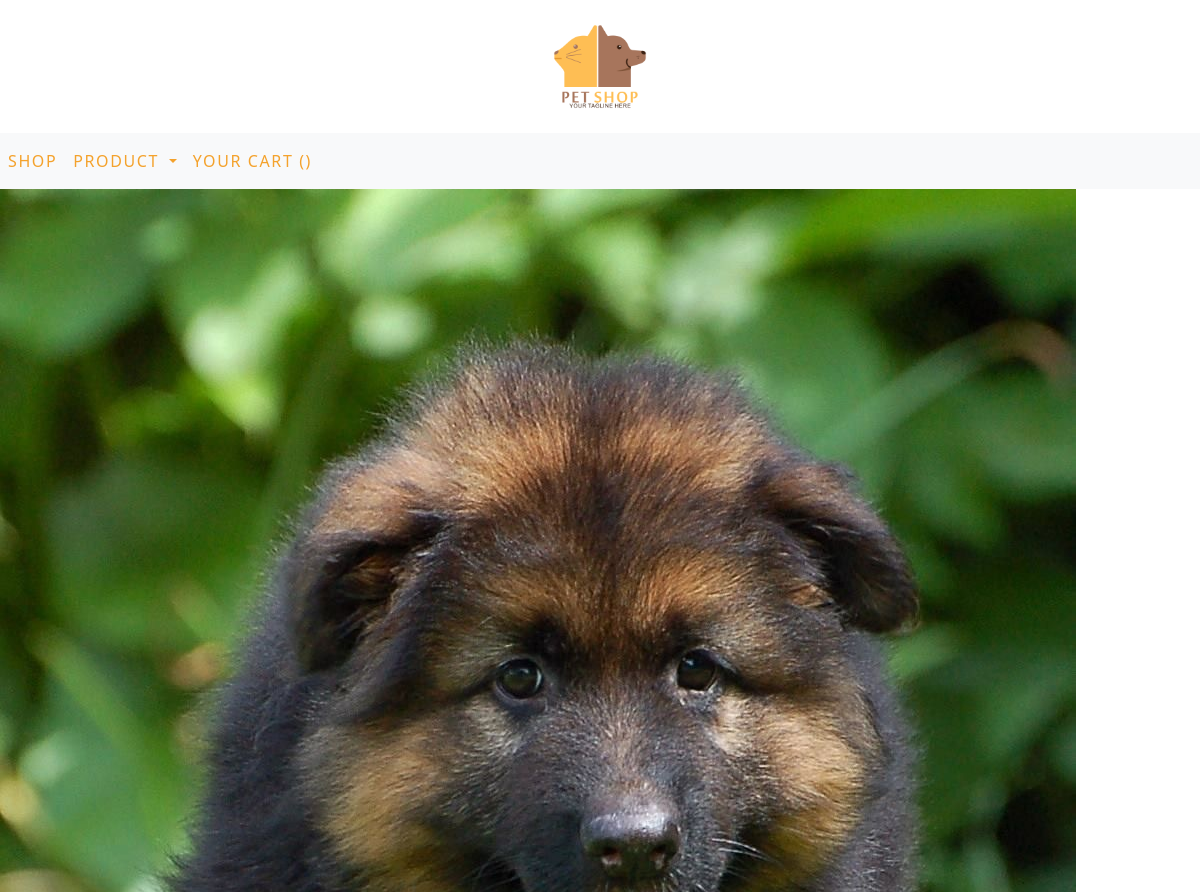
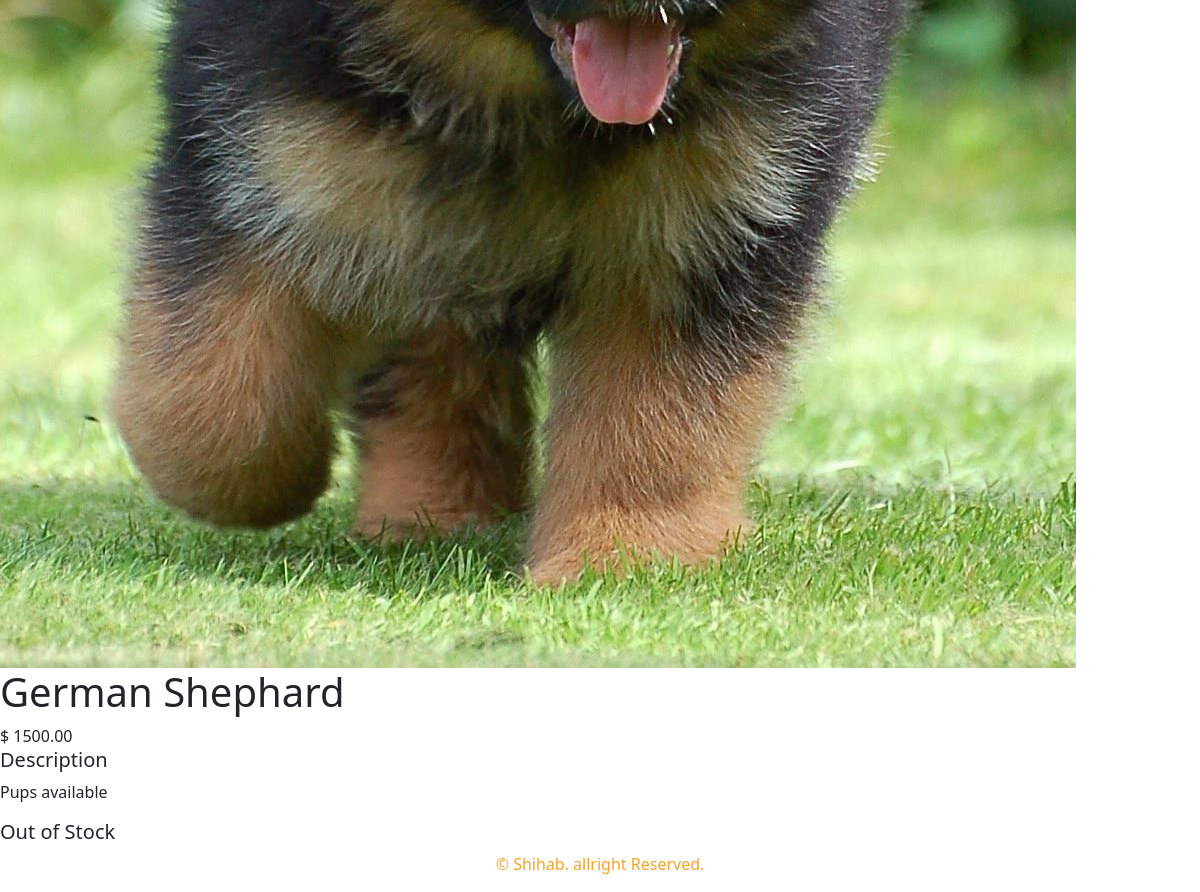
The page /dogs/german-shephard/ on the database its author committed (2 pictures, top to bottom).
### ecom/models.py (models this page shows, shortened)
class Product(models.Model):
    name = models.CharField(max_length=250, unique=True)
    slug = models.SlugField(max_length=250, unique=True)
    desc = models.TextField(blank=True)
    price = models.DecimalField(max_digits=10, decimal_places=2)
    category = models.ForeignKey(Category, on_delete=models.CASCADE)
    img = models.ImageField(upload_to='product', blank=True)
    stock = models.IntegerField()
    available = models.BooleanField(default=True)
    created = models.DateTimeField(auto_now_add=True)
    updated = models.DateTimeField(auto_now=True)
    class Meta:
        ordering = ('name',)
        verbose_name = 'product'
        verbose_name_plural = 'products'

### ecom/views.py (the view)
# urls.py: path('<slug:c_slug>/<slug:product_slug>/', views.proDetail, name='ProCatDetail'),
def proDetail(request, c_slug, product_slug):
    try:
        product = Product.objects.get(category__slug=c_slug, slug=product_slug)
    except Exception as e:
        raise e
    return render(request, 'product.html',{'product':product})

### ecom/context_processors.py (called while the page is built)
def menu_links(request):
    links = Category.objects.all()
    return dict(links=links)

### ecom/models.py (called while the page is built)
    def get_url(self):
        return reverse('ecom:ProByCat', args=[self.slug])

### Templates/product.html (shortened to what this page needs)
{% extends 'base.html' %}
{% load static %}
{% block content %}
<div>
    <div>
        <img alt="{{product.name}}" src="{{product.img.url}}">
    </div>
</div>
<div>
    <div>
        <h1>{{product.name}}</h1>
        </h3>$ {{product.price}}</h3>
        <h5>Description</h5>
        <p>{{product.desc}}</p>
        {% if product.stock <= 0 %}
        <h5>Out of Stock</h5>
        {% else %}
        <a href="">Add to Cart</a>
        {% endif %}
    </div>
</div>
{% endblock %}

### rows shown on the page
Product: img (picture), name "German Shephard", price "1500.00", desc "Pups available"
